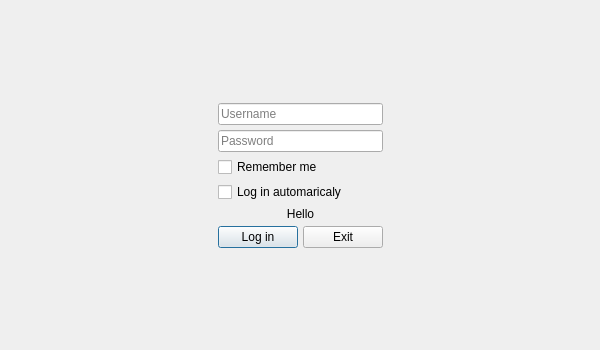
<?xml version="1.0" encoding="UTF-8"?>
<ui version="4.0">
 <class>LoginScreen</class>
 <widget class="QMainWindow" name="LoginScreen">
  <property name="geometry">
   <rect>
    <x>0</x>
    <y>0</y>
    <width>600</width>
    <height>350</height>
   </rect>
  </property>
  <property name="minimumSize">
   <size>
    <width>200</width>
    <height>200</height>
   </size>
  </property>
  <property name="maximumSize">
   <size>
    <width>16777215</width>
    <height>16777215</height>
   </size>
  </property>
  <property name="windowTitle">
   <string>Είσοδος</string>
  </property>
  <property name="toolButtonStyle">
   <enum>Qt::ToolButtonIconOnly</enum>
  </property>
  <property name="tabShape">
   <enum>QTabWidget::Rounded</enum>
  </property>
  <property name="unifiedTitleAndToolBarOnMac">
   <bool>false</bool>
  </property>
  <widget class="QWidget" name="centralwidget">
   <layout class="QGridLayout" name="gridLayout">
    <property name="leftMargin">
     <number>10</number>
    </property>
    <property name="topMargin">
     <number>10</number>
    </property>
    <property name="rightMargin">
     <number>10</number>
    </property>
    <property name="bottomMargin">
     <number>10</number>
    </property>
    <property name="spacing">
     <number>5</number>
    </property>
    <item row="7" column="1" colspan="2">
     <spacer name="verticalSpacerBottom">
      <property name="orientation">
       <enum>Qt::Vertical</enum>
      </property>
      <property name="sizeHint" stdset="0">
       <size>
        <width>20</width>
        <height>40</height>
       </size>
      </property>
     </spacer>
    </item>
    <item row="2" column="1" colspan="2">
     <widget class="QLineEdit" name="password">
      <property name="echoMode">
       <enum>QLineEdit::Password</enum>
      </property>
      <property name="placeholderText">
       <string>Password</string>
      </property>
     </widget>
    </item>
    <item row="3" column="1" colspan="2">
     <widget class="QCheckBox" name="remember">
      <property name="text">
       <string>Remember me</string>
      </property>
     </widget>
    </item>
    <item row="4" column="1" colspan="2">
     <widget class="QCheckBox" name="autom">
      <property name="text">
       <string>Log in automaricaly</string>
      </property>
     </widget>
    </item>
    <item row="5" column="1" colspan="2">
     <widget class="QLabel" name="warning">
      <property name="enabled">
       <bool>true</bool>
      </property>
      <property name="lineWidth">
       <number>0</number>
      </property>
      <property name="text">
       <string>&lt;html&gt;&lt;head/&gt;&lt;body&gt;&lt;p&gt;Hello&lt;/p&gt;&lt;/body&gt;&lt;/html&gt;</string>
      </property>
      <property name="textFormat">
       <enum>Qt::RichText</enum>
      </property>
      <property name="scaledContents">
       <bool>false</bool>
      </property>
      <property name="alignment">
       <set>Qt::AlignCenter</set>
      </property>
      <property name="wordWrap">
       <bool>false</bool>
      </property>
      <property name="indent">
       <number>0</number>
      </property>
     </widget>
    </item>
    <item row="1" column="1" colspan="2">
     <widget class="QLineEdit" name="username">
      <property name="placeholderText">
       <string>Username</string>
      </property>
     </widget>
    </item>
    <item row="6" column="1">
     <widget class="QPushButton" name="login">
      <property name="text">
       <string>Log in</string>
      </property>
      <property name="checkable">
       <bool>false</bool>
      </property>
      <property name="autoDefault">
       <bool>false</bool>
      </property>
      <property name="default">
       <bool>true</bool>
      </property>
      <property name="flat">
       <bool>false</bool>
      </property>
     </widget>
    </item>
    <item row="6" column="2">
     <widget class="QPushButton" name="exit">
      <property name="text">
       <string>Exit</string>
      </property>
     </widget>
    </item>
    <item row="1" column="3" rowspan="6">
     <spacer name="horizontalSpacerRight">
      <property name="orientation">
       <enum>Qt::Horizontal</enum>
      </property>
      <property name="sizeHint" stdset="0">
       <size>
        <width>40</width>
        <height>20</height>
       </size>
      </property>
     </spacer>
    </item>
    <item row="0" column="1" colspan="2">
     <spacer name="verticalSpacerTop">
      <property name="orientation">
       <enum>Qt::Vertical</enum>
      </property>
      <property name="sizeHint" stdset="0">
       <size>
        <width>20</width>
        <height>40</height>
       </size>
      </property>
     </spacer>
    </item>
    <item row="1" column="0" rowspan="6">
     <spacer name="horizontalSpacerLeft">
      <property name="orientation">
       <enum>Qt::Horizontal</enum>
      </property>
      <property name="sizeHint" stdset="0">
       <size>
        <width>40</width>
        <height>20</height>
       </size>
      </property>
     </spacer>
    </item>
   </layout>
  </widget>
 </widget>
 <tabstops>
  <tabstop>username</tabstop>
  <tabstop>password</tabstop>
  <tabstop>remember</tabstop>
  <tabstop>autom</tabstop>
  <tabstop>login</tabstop>
  <tabstop>exit</tabstop>
 </tabstops>
 <resources/>
 <connections/>
</ui>
